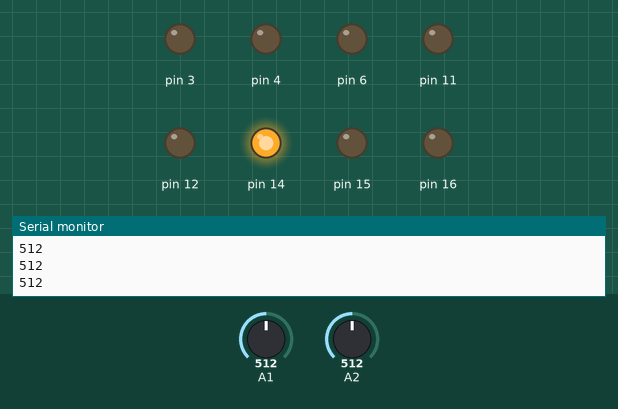
This sketch was run on a simulated Arduino Uno, built for the host (arithmetic inside an expression is 32-bit, double 64-bit). Parts: output pins drawn as LEDs (lit = HIGH), the last lines printed to the serial monitor. The inputs (shaded band) are chosen by the test bench; at power-on: A2 = 512, A1 = 512. EEPROM starts erased.

Above: at 1.2 s.
1.3 s: A2 set to 111
2.8 s: A2 set to 92
At 3.9 s:
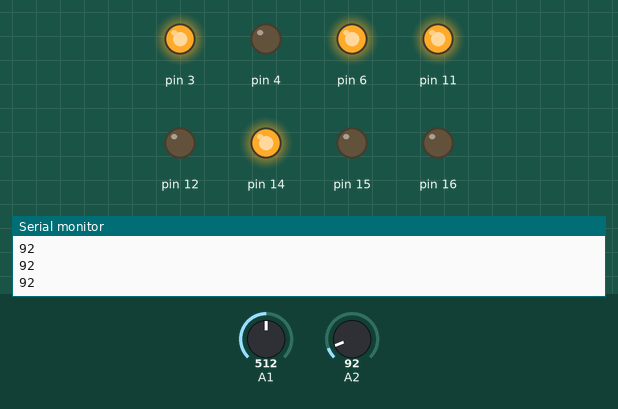
4.3 s: A2 set to 110
At 5.2 s:
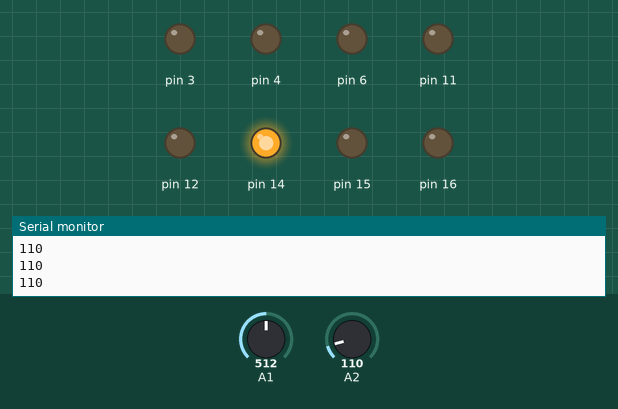
5.8 s: A2 set to 90
At 6.3 s:
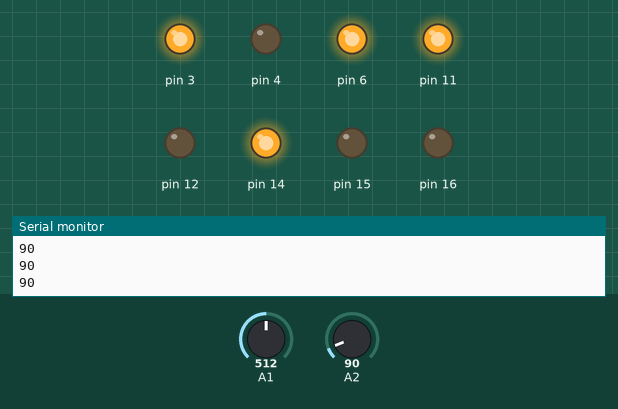
Timing chart, 0 to 8.3 s (numbered marks = the images above; inputs shaded):
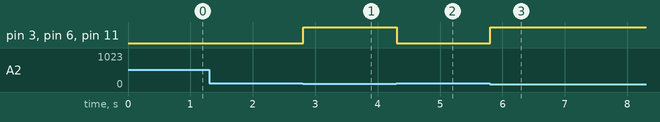

Measured:
- the behaviour switches between 100 and 99 on A2 (found by bisection; images 0 and 1)
- after the input at 2.8 s, pin 3, pin 6, pin 11: LOW → HIGH at once
- after the input at 4.3 s, pin 3, pin 6, pin 11: HIGH → LOW at once
- after the input at 5.8 s, pin 3, pin 6, pin 11: LOW → HIGH at once

The sketch:

AmbientLight.ino
```cpp
// (licence header left out)
//libraries
#include <EEPROM.h>
#include <DashBot.h>

DashBot myrobot; //gyro, motors, controller, LEDs, eyes

  int currentAmbientLight;

  //Dash's eye color is determined with RGB values (Red, Green, and Blue), which range from 0 - 255.
  int red;
  int green;
  int blue;

void setup() {
  myrobot.dashRadioSetup();

}

void loop(){

  currentAmbientLight = myrobot.readAmbientLight(); //Detects the ambient light and stores its value to the variable currentAmbientLight.

  //Use Serial.println to display the value of currentAmbientLight in the serial monitor.
  //This knowledge is useful for determining the average ambient light your Dash is detecting. My ambient light values are over 100 when the lights are on and below 100 when the lights are off, but your values might be different.
  Serial.println(currentAmbientLight);

  if (currentAmbientLight < 100){
       red = 255; //Intensity of Red eye color goes to maximum
       green = 255; //Intensity of Green eye color goes to maximum
       blue = 255; //Intensity of Blue eye color goes to maximum
       myrobot.setEyeColor(red, green, blue); //Sends these RGB color values to Dash to display
  }
  else {
       red = 0; //Intensity of Red eye color goes to minimum
       green = 0; //Intensity of Green eye color goes to minimum
       blue = 0; //Intensity of Blue eye color goes to minimum
       myrobot.setEyeColor(red, green, blue); //Sends these RGB color values to Dash to display
  }

}
```
